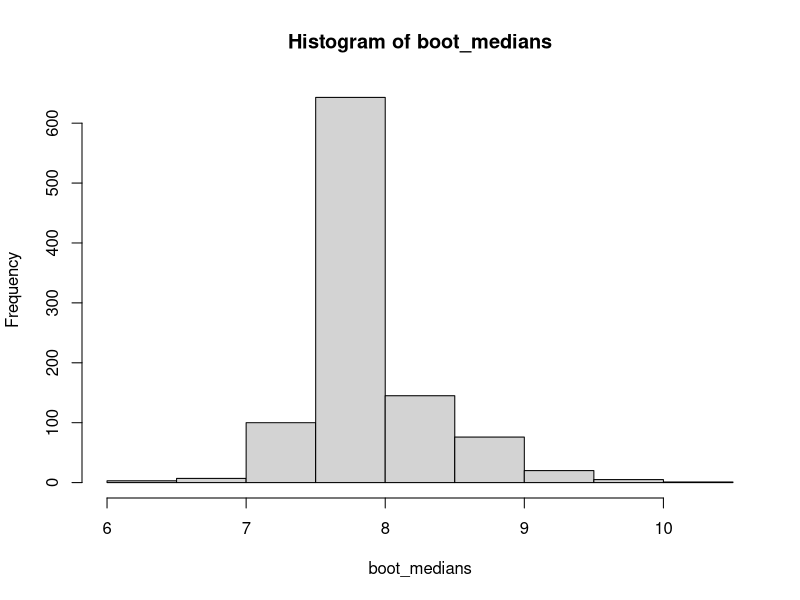
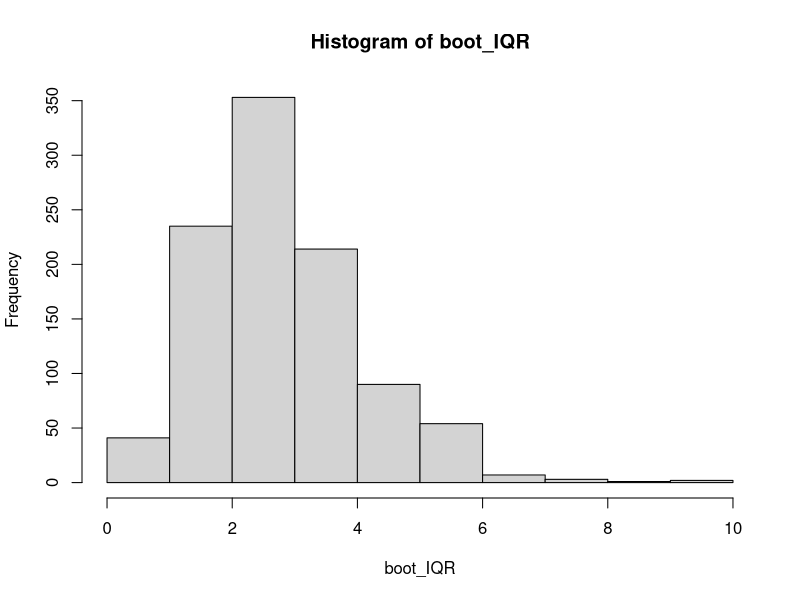
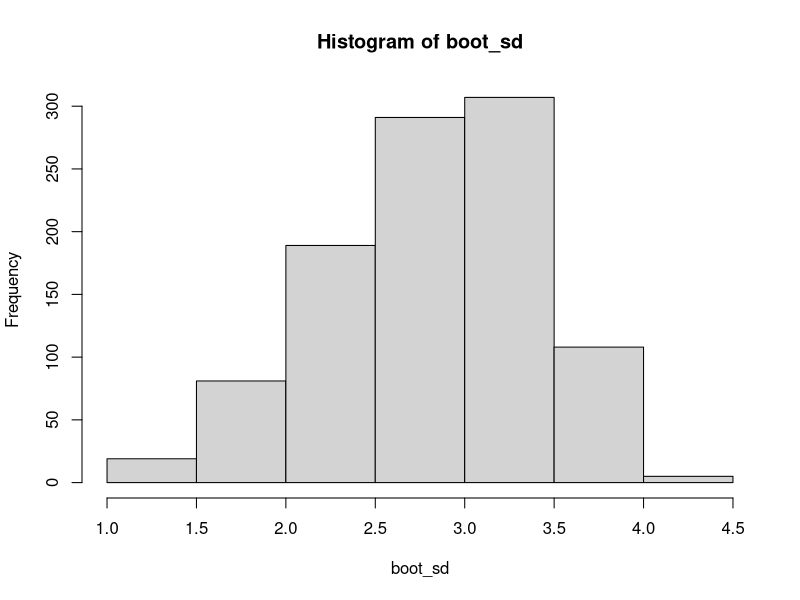
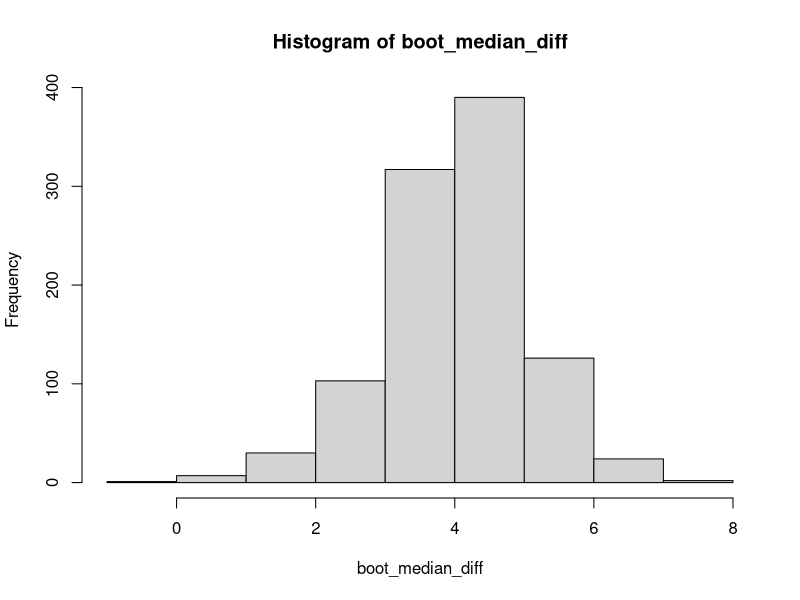
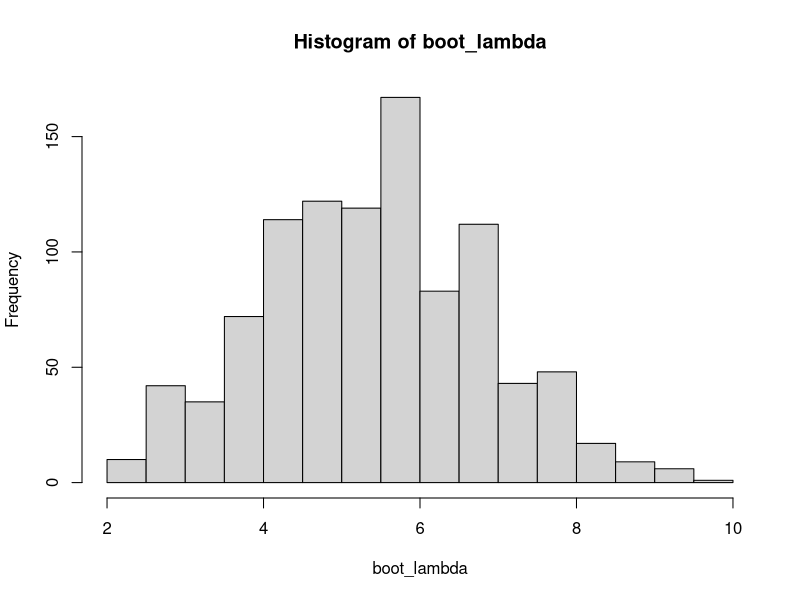

These figures' R source, in order: (Note: this script raises an error after producing the figures.)
## ---- chunk 1
knitr::opts_chunk$set(echo = TRUE)
## ---- chunk 2
rats = c(5.35, 5.37, 5.53, 5.95, 6.20, 7.12, 7.22,
         7.62, 7.63, 7.63, 7.67, 7.97, 8.43, 8.68,
         9.20, 9.63, 11.32, 11.52, 15.27, 15.90)
## ---- chunk 3
#**************************************************#
# Setup for the procedure
#**************************************************#
# set a seed for reproducibility
set.seed(42)
# set the number of bootstrap iterations
B = 1000 
# create a vector to store the statistics of interest
boot_medians = rep(NA, B)

#**************************************************#
# Main loop to do the calculations
#**************************************************#
for(i in 1:B)
{
  #~~~~~~~~~~~~~~~~~~~~~~~~~~~~~~~~~~~~~~~~~~~~~~~~~~#
  # Step 1: resample data with replacement
  #~~~~~~~~~~~~~~~~~~~~~~~~~~~~~~~~~~~~~~~~~~~~~~~~~~#
  this_rats = sample(x = rats, size = length(rats), replace = TRUE)
  #~~~~~~~~~~~~~~~~~~~~~~~~~~~~~~~~~~~~~~~~~~~~~~~~~~#
  # Step 2: calculate the statistic and store the results
  #~~~~~~~~~~~~~~~~~~~~~~~~~~~~~~~~~~~~~~~~~~~~~~~~~~#
  # In this step our estimator is the median, but we can do a more 
  # complicated procedure than just using the median function
  boot_medians[i] = median(this_rats)
  #~~~~~~~~~~~~~~~~~~~~~~~~~~~~~~~~~~~~~~~~~~~~~~~~~~#
  # Step 3: Repeat B times
  #~~~~~~~~~~~~~~~~~~~~~~~~~~~~~~~~~~~~~~~~~~~~~~~~~~#
}

# plot the results
hist(boot_medians)

#**********************************************************************#
# Calculate a 95% confidence interval from the vector of statistics
#**********************************************************************#
quantile(boot_medians, probs = c(0.025, 0.975))
## ---- chunk 4
#**************************************************#
# Setup for the procedure
#**************************************************#
# set a seed for reproducibility
set.seed(42)
# set the number of bootstrap iterations
B = 1000 
# create a vector to store the statistics of interest
boot_IQR = rep(NA, B)

#**************************************************#
# Main loop to do the calculations
#**************************************************#
for(i in 1:B)
{
  #~~~~~~~~~~~~~~~~~~~~~~~~~~~~~~~~~~~~~~~~~~~~~~~~~~#
  # Step 1: resample data with replacement
  #~~~~~~~~~~~~~~~~~~~~~~~~~~~~~~~~~~~~~~~~~~~~~~~~~~#
  this_rats = sample(x = rats, size = length(rats), replace = TRUE)
  #~~~~~~~~~~~~~~~~~~~~~~~~~~~~~~~~~~~~~~~~~~~~~~~~~~#
  # Step 2: calculate the statistic and store the results
  #~~~~~~~~~~~~~~~~~~~~~~~~~~~~~~~~~~~~~~~~~~~~~~~~~~#
  # In this step our estimator is the median, but we can do a more 
  # complicated procedure than just using the median function
  boot_IQR[i] = IQR(this_rats)
  #~~~~~~~~~~~~~~~~~~~~~~~~~~~~~~~~~~~~~~~~~~~~~~~~~~#
  # Step 3: Repeat B times
  #~~~~~~~~~~~~~~~~~~~~~~~~~~~~~~~~~~~~~~~~~~~~~~~~~~#
}

# plot the results
hist(boot_IQR)

#**********************************************************************#
# Calculate a 95% confidence interval from the vector of statistics
#**********************************************************************#
quantile(boot_medians, probs = c(0.025, 0.975))
## ---- chunk 5
#**************************************************#
# Setup for the procedure
#**************************************************#
# set a seed for reproducibility
set.seed(42)
# set the number of bootstrap iterations
B = 1000 
# create a vector to store the statistics of interest
boot_sd = rep(NA, B)

#**************************************************#
# Main loop to do the calculations
#**************************************************#
for(i in 1:B)
{
  #~~~~~~~~~~~~~~~~~~~~~~~~~~~~~~~~~~~~~~~~~~~~~~~~~~#
  # Step 1: resample data with replacement
  #~~~~~~~~~~~~~~~~~~~~~~~~~~~~~~~~~~~~~~~~~~~~~~~~~~#
  this_rats = sample(x = rats, size = length(rats), replace = TRUE)
  #~~~~~~~~~~~~~~~~~~~~~~~~~~~~~~~~~~~~~~~~~~~~~~~~~~#
  # Step 2: calculate the statistic and store the results
  #~~~~~~~~~~~~~~~~~~~~~~~~~~~~~~~~~~~~~~~~~~~~~~~~~~#
  # In this step our estimator is the median, but we can do a more 
  # complicated procedure than just using the median function
  boot_sd[i] = sd(this_rats)
  #~~~~~~~~~~~~~~~~~~~~~~~~~~~~~~~~~~~~~~~~~~~~~~~~~~#
  # Step 3: Repeat B times
  #~~~~~~~~~~~~~~~~~~~~~~~~~~~~~~~~~~~~~~~~~~~~~~~~~~#
}

# plot the results
hist(boot_sd)

#**********************************************************************#
# Calculate a 95% confidence interval from the vector of statistics
#**********************************************************************#
quantile(boot_sd, probs = c(0.05, 0.95))
## ---- chunk 6
set.seed(42)
n1 = 60; n2 = 40; 
x1 = rgamma(n1, 2, 0.2)
x2 = rgamma(n2, 3, 0.5)

#**************************************************#
# Setup for the procedure
#**************************************************#
# set a seed for reproducibility
set.seed(42)
# set the number of bootstrap iterations
B = 1000 
# create a vector to store the statistics of interest
boot_median_diff = rep(NA, B)

#**************************************************#
# Main loop to do the calculations
#**************************************************#
for(i in 1:B)
{
  #~~~~~~~~~~~~~~~~~~~~~~~~~~~~~~~~~~~~~~~~~~~~~~~~~~#
  # Step 1: resample data with replacement
  #~~~~~~~~~~~~~~~~~~~~~~~~~~~~~~~~~~~~~~~~~~~~~~~~~~#
  resample_x1 = sample(x = x1, size = n1, replace = TRUE)
  resample_x2 = sample(x = x2, size = n2, replace = TRUE)
  #~~~~~~~~~~~~~~~~~~~~~~~~~~~~~~~~~~~~~~~~~~~~~~~~~~#
  # Step 2: calculate the statistic and store the results
  #~~~~~~~~~~~~~~~~~~~~~~~~~~~~~~~~~~~~~~~~~~~~~~~~~~#
  # In this step our estimator is the median, but we can do a more 
  # complicated procedure than just using the median function
  boot_median_diff[i] = median(resample_x1) - median(resample_x2)
  #~~~~~~~~~~~~~~~~~~~~~~~~~~~~~~~~~~~~~~~~~~~~~~~~~~#
  # Step 3: Repeat B times
  #~~~~~~~~~~~~~~~~~~~~~~~~~~~~~~~~~~~~~~~~~~~~~~~~~~#
}

# plot the results
hist(boot_median_diff)

#**********************************************************************#
# Calculate a 95% confidence interval from the vector of statistics
#**********************************************************************#
quantile(boot_median_diff, probs = c(0.025, 0.975))
## ---- chunk 7
# use this as the data
x = c(3, 10, 2, 4, 8)
#**************************************************#
# Setup for the procedure
#**************************************************#
# set a seed for reproducibility
set.seed(42)
# set the number of bootstrap iterations
B = 1000 
# create a vector to store the statistics of interest
boot_lambda = rep(NA, B)

#**************************************************#
# Main loop to do the calculations
#**************************************************#
for(i in 1:B)
{
  #~~~~~~~~~~~~~~~~~~~~~~~~~~~~~~~~~~~~~~~~~~~~~~~~~~#
  # Step 1: resample data with replacement
  #~~~~~~~~~~~~~~~~~~~~~~~~~~~~~~~~~~~~~~~~~~~~~~~~~~#
  resample = sample(x = x, size = length(x), replace = TRUE)
  #~~~~~~~~~~~~~~~~~~~~~~~~~~~~~~~~~~~~~~~~~~~~~~~~~~#
  # Step 2: calculate the statistic and store the results
  #~~~~~~~~~~~~~~~~~~~~~~~~~~~~~~~~~~~~~~~~~~~~~~~~~~#
  # In this step our estimator is the median, but we can do a more 
  # complicated procedure than just using the median function
  boot_lambda[i] = mean(resample)
  #~~~~~~~~~~~~~~~~~~~~~~~~~~~~~~~~~~~~~~~~~~~~~~~~~~#
  # Step 3: Repeat B times
  #~~~~~~~~~~~~~~~~~~~~~~~~~~~~~~~~~~~~~~~~~~~~~~~~~~#
}

# plot the results
hist(boot_lambda)

#**********************************************************************#
# Calculate a 95% confidence interval from the vector of statistics
#**********************************************************************#
quantile(boot_lambda, probs = c(0.025, 0.975))

## ---- chunk 8
lower <- mean(x) - 2*sqrt(var(x)/n) #Theoretical lower and upper bounds for a 95% CI

upper <- mean(x) + 2*sqrt(var(x)/n)
lower
upper
